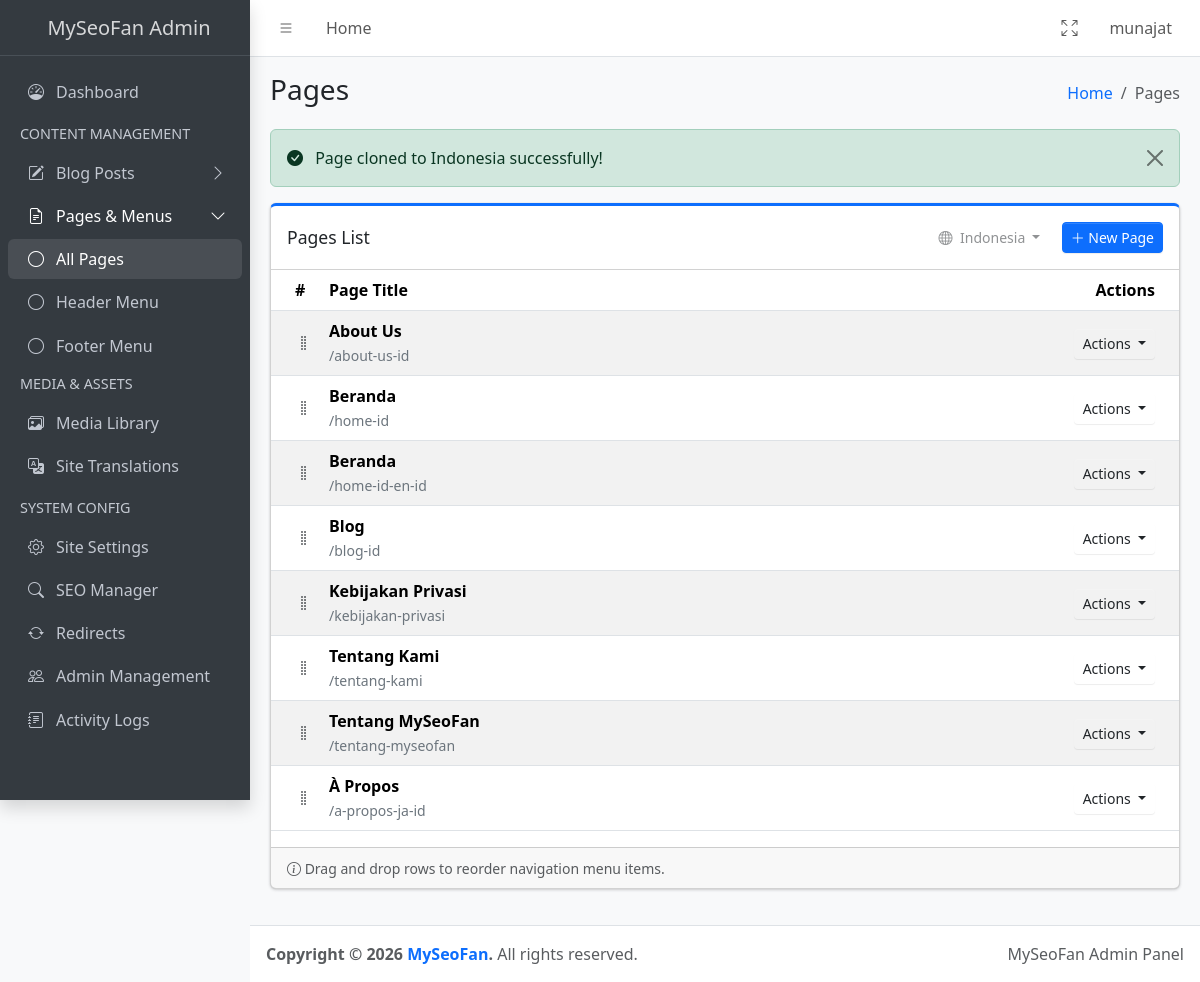
Screenshot of /admin/pages.php?action=clone&id=56&target_lang=id (signed in) with the database file from the repository.
### tables this page shows
CREATE TABLE pages (id INTEGER PRIMARY KEY AUTOINCREMENT, title TEXT, slug TEXT UNIQUE, content TEXT, lang_code TEXT DEFAULT 'en', meta_title TEXT, meta_description TEXT, translation_group TEXT, show_in_header INTEGER DEFAULT 0, show_in_footer INTEGER DEFAULT 0, menu_order INTEGER DEFAULT 0, footer_section TEXT DEFAULT 'legal');

### admin/pages.php (the view, shortened to what this page needs)
<?php
require_once '../includes/db.php';
$message = '';
$action = $_GET['action'] ?? 'list';
$id = $_GET['id'] ?? null;
$available_langs = [
    'en' => ['label' => 'English', 'flag' => '🇺🇸'],
    'id' => ['label' => 'Indonesia', 'flag' => '🇮🇩'],
    'es' => ['label' => 'Español', 'flag' => '🇪🇸'],
    'fr' => ['label' => 'Français', 'flag' => '🇫🇷'],
    'de' => ['label' => 'Deutsch', 'flag' => '🇩🇪'],
    'ja' => ['label' => '日本語', 'flag' => '🇯🇵']
];
if (isset($_GET['filter_lang'])) {
    $_curr_lang = $_GET['filter_lang'];
    $_SESSION['last_page_lang'] = $_curr_lang;
} elseif (isset($_SESSION['last_page_lang'])) {
    $_curr_lang = $_SESSION['last_page_lang'];
} else {
    $_curr_lang = 'en';
}
if ($action === 'clone' && $id && isset($_GET['target_lang'])) {
    $target_lang = $_GET['target_lang'];
    try {
        $stmt = $pdo->prepare("SELECT * FROM pages WHERE id = ?");
        $stmt->execute([$id]);
        $original = $stmt->fetch();
        if ($original) {
            $stmt = $pdo->prepare("SELECT id FROM pages WHERE translation_group = ? AND lang_code = ?");
            $stmt->execute([$original['translation_group'], $target_lang]);
            if ($stmt->fetch()) {
                $error = "A page in " . $available_langs[$target_lang]['label'] . " already exists for this group.";
            } else {
                $message = "Page cloned to " . $available_langs[$target_lang]['label'] . " successfully!";
                $_curr_lang = $target_lang;
                $action = 'list';
            }
        }
    } catch (\Exception $e) {
        $error = "Clone failed: " . $e->getMessage();
        $action = 'list';
    }
}
$pages = [];
if ($action === 'list') {
    try {
        $stmt = $pdo->prepare("SELECT * FROM pages WHERE lang_code = ? ORDER BY title ASC");
        $stmt->execute([$_curr_lang]);
        $pages = $stmt->fetchAll();
    } catch (\Exception $e) {
        $error = "Query Error: " . $e->getMessage();
    }
} elseif (($action === 'edit' || $action === 'add') && $id) {
    $stmt = $pdo->prepare("SELECT * FROM pages WHERE id=?");
    $stmt->execute([$id]);
    $cu_p = $stmt->fetch();
}
$page_title = "Pages";
?>
<!DOCTYPE html>
<html lang="en">
<head>
    <link rel="stylesheet" href="https://cdn.jsdelivr.net/npm/@fontsource/source-sans-3@5.0.12/index.css"
>
    <link rel="stylesheet" href="https://cdn.jsdelivr.net/npm/overlayscrollbars@2.11.0/styles/overlayscrollbars.min.css"
>
    <link rel="stylesheet" href="https://cdn.jsdelivr.net/npm/bootstrap-icons@1.13.1/font/bootstrap-icons.min.css"
>
    <link rel="stylesheet" href="../assets/AdminLTE/dist/css/adminlte.css">
</head>
<body class="layout-fixed sidebar-expand-lg bg-body-tertiary">
    <div class="app-wrapper">
        <?php include 'includes/header_lte.php'; ?>
        <?php include 'includes/sidebar_lte.php'; ?>
        <main class="app-main">
            <div class="app-content-header">
                <div class="container-fluid">
                    <div class="row">
                        <div class="col-sm-6">
                            <h3 class="mb-0"><?php echo $page_title; ?></h3>
                        </div>
                        <div class="col-sm-6">
                            <ol class="breadcrumb float-sm-end">
                                <li class="breadcrumb-item"><a href="dashboard.php">Home</a></li>
                                <li class="breadcrumb-item active" aria-current="page">Pages</li>
                            </ol>
                        </div>
                    </div>
                </div>
            </div>
            <div class="app-content">
                <div class="container-fluid">
                    <?php if ($message): ?>
                        <div class="alert alert-success alert-dismissible fade show" role="alert">
                            <i class="bi bi-check-circle-fill me-2"></i> <?php echo $message; ?>
                            <button type="button" class="btn-close" data-bs-dismiss="alert" aria-label="Close"></button>
                        </div>
                    <?php endif; ?>
                    <?php if ($action === 'list'): ?>
                        <div class="card card-primary card-outline mb-4">
                            <div class="card-header">
                                <div class="d-flex justify-content-between align-items-center">
                                    <h3 class="card-title">Pages List</h3>
                                    <div class="card-tools">
                                        <div class="btn-group me-2">
                                            <button type="button" class="btn btn-tool dropdown-toggle"
                                                data-bs-toggle="dropdown">
                                                <i class="bi bi-globe me-1"></i>
                                                <?php echo $available_langs[$_curr_lang]['label']; ?>
                                            </button>
                                        </div>
                                        <a href="?action=add&filter_lang=<?php echo $_curr_lang; ?>"
                                            class="btn btn-primary btn-sm">
                                            <i class="bi bi-plus-lg"></i> New Page
                                        </a>
                                    </div>
                                </div>
                            </div>
                            <div class="card-body p-0">
                                <div class="table-responsive">
                                    <table class="table table-striped table-hover align-middle">
                                        <thead>
                                            <tr>
                                                <th style="width: 50px;">#</th>
                                                <th>Page Title</th>
                                                <th class="text-end">Actions</th>
                                            </tr>
                                        </thead>
                                        <tbody id="page-list">
                                            <?php foreach ($pages as $p): ?>
                                                <tr data-id="<?php echo $p['id']; ?>" class="sortable-item"
                                                    style="cursor: move;">
                                                    <td class="text-center text-muted">
                                                        <i class="bi bi-grip-vertical"></i>
                                                    </td>
                                                    <td>
                                                        <div class="fw-bold"><?php echo htmlspecialchars($p['title']); ?></div>
                                                        <small
                                                            class="text-secondary">/<?php echo htmlspecialchars($p['slug']); ?></small>
                                                    </td>
                                                    <td class="text-end">
                                                        <div class="btn-group">
                                                            <button type="button" class="btn btn-sm btn-default dropdown-toggle"
                                                                data-bs-toggle="dropdown" aria-expanded="false">
                                                                Actions
                                                            </button>
                                                        </div>
                                                    </td>
                                                </tr>
                                            <?php endforeach; ?>
                                        </tbody>
                                    </table>
                                </div>
                            </div>
                            <div class="card-footer text-muted">
                                <small><i class="bi bi-info-circle"></i> Drag and drop rows to reorder navigation menu
                                    items.</small>
                            </div>
                        </div>
                    <?php endif; ?>
                </div>
            </div>
        </main>
        <?php include 'includes/footer_lte.php'; ?>
    </div>
</body>
</html>

### rows the page displays
pages: title "About Us", slug "about-us-id"
pages: title "Beranda", slug "home-id"
pages: title "Beranda", slug "home-id-en-id"
pages: title "Blog", slug "blog-id"
pages: title "Kebijakan Privasi", slug "kebijakan-privasi"
pages: title "Tentang Kami", slug "tentang-kami"
pages: title "Tentang MySeoFan", slug "tentang-myseofan"
pages: title "À Propos", slug "a-propos-ja-id"

### other values shown
$_SESSION['username'] "munajat"
$page_title "Pages"
$message "Page cloned to Indonesia successfully!"
$available_langs[$_curr_lang]['label'] "Indonesia"
